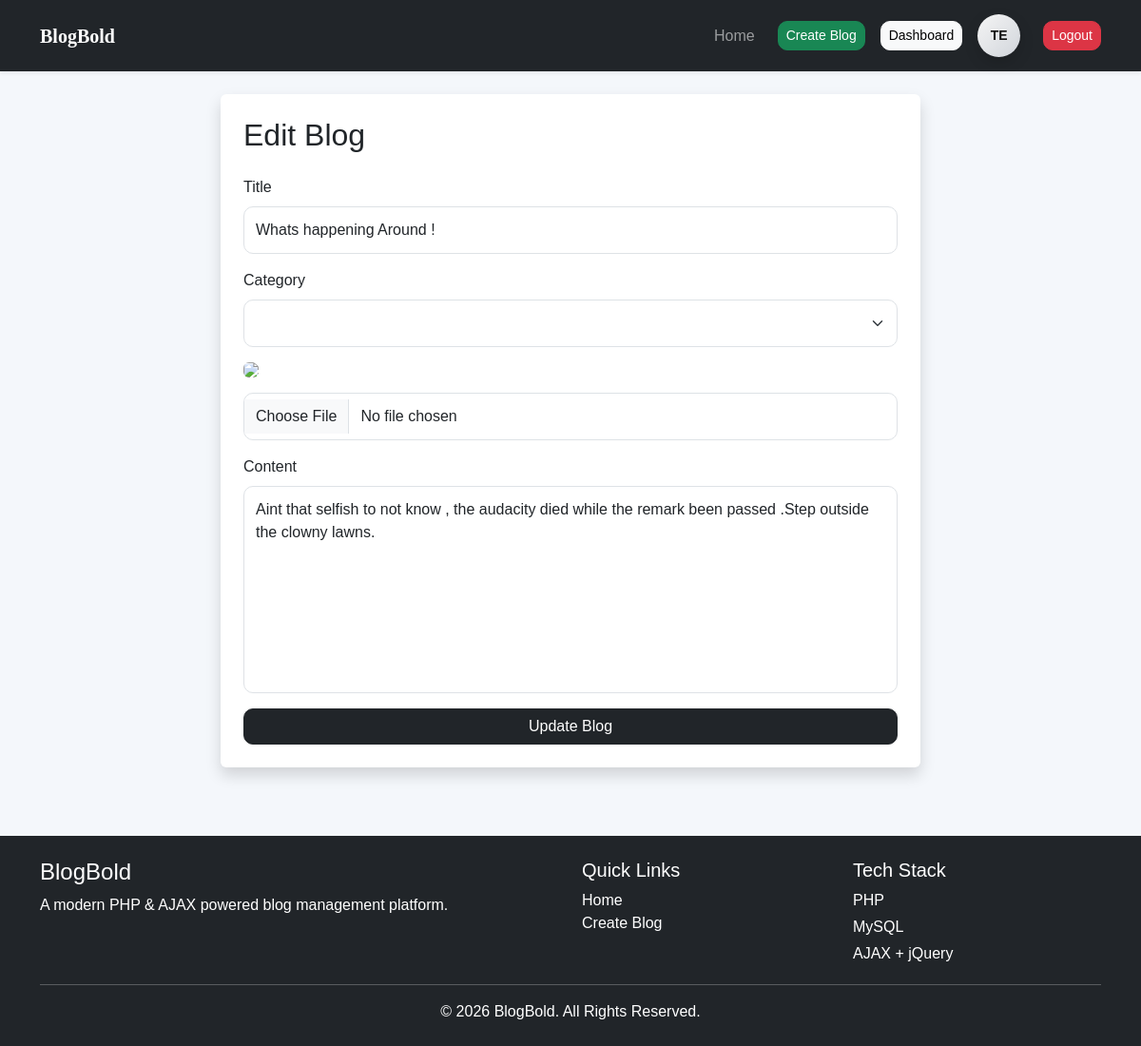
/posts/edit.php?id=2 (signed in), run on the app's committed database.
### tables this page shows
CREATE TABLE `posts` (
  `id` int(11) NOT NULL,
  `user_id` int(11) DEFAULT NULL,
  `title` varchar(255) DEFAULT NULL,
  `category` varchar(100) DEFAULT NULL,
  `image` varchar(255) DEFAULT NULL,
  `content` text DEFAULT NULL,
  `created_at` timestamp NOT NULL DEFAULT current_timestamp()
);

### posts/edit.php (the view, shortened to what this page needs)
<?php
require "../config/database.php";
include "../includes/header.php";
$id = $_GET['id'];
$stmt = $pdo->prepare("
SELECT * FROM posts
WHERE id = :id
");
$stmt->execute([
    ':id' => $id
]);
$post = $stmt->fetch(PDO::FETCH_ASSOC);
?>
<div class="row justify-content-center">
<div class="col-lg-8">
<div class="card shadow border-0">
<div class="card-body p-4">
<h2 class="mb-4">Edit Blog</h2>
<form method="POST" enctype="multipart/form-data">
<div class="mb-3">
<label class="form-label">Title</label>
<input
type="text"
name="title"
class="form-control"
value="<?= htmlspecialchars($post['title']) ?>">
</div>
<div class="mb-3">
<label class="form-label">Category</label>
<select name="category" class="form-select">
<option value="<?= $post['category'] ?>">
</option>
<option value="Admit Card">Admit Card</option>
</select>
</div>
<div class="mb-3">
<img
src="../assets/uploads/<?= $post['image'] ?>"
width="150"
class="rounded mb-3">
<input
type="file"
name="image"
class="form-control">
</div>
<div class="mb-3">
<label class="form-label">Content</label>
<textarea
name="content"
rows="8"
class="form-control"><?= htmlspecialchars($post['content']) ?></textarea>
</div>
<button name="update" class="btn btn-dark w-100">
Update Blog
</button>
</form>
</div>
</div>
</div>
</div>
<?php include "../includes/footer.php"; ?>

### assets/css/style.css (style rules this page uses)
body { background:#f4f7fb; font-family: Arial, Helvetica, sans-serif; }
.form-control, .form-select { border-radius:10px; padding:12px; }
textarea.form-control { resize:none; }
.btn { border-radius:10px; }

### data on the page
posts: title "Whats happening Around !", content "Aint that selfish to not know , the audacity died while the remark been passed .Step outside the clowny lawns."

### other printed values
substr($name,0,2) "TE"
